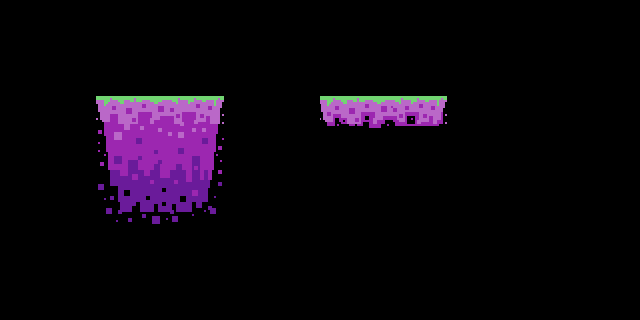

Tiled map render using the project's own tile images. Description and the map definition, with tile-layer contents summarised, below:
An orthogonal 20x10 tile map with 32x32 px tiles, 2 tile layers (Tile Layer 1, Tile Layer 2).

<map version="1.0" orientation="orthogonal" renderorder="right-up" width="20" height="10" tilewidth="32" tileheight="32" nextobjectid="1">
 <tileset firstgid="1" name="twilight" tilewidth="32" tileheight="32" tilecount="64">
  <image source="twilight_tiles.png" width="256" height="256" />
 </tileset>
 <layer name="Tile Layer 1" width="20" height="10">
  <data>[200 cells, 16 non-empty, 16 distinct tile ids]</data>
 </layer>
 <layer name="Tile Layer 2" width="20" height="10">
  <data>[200 cells, 4 non-empty, 4 distinct tile ids]</data>
 </layer>
</map>
